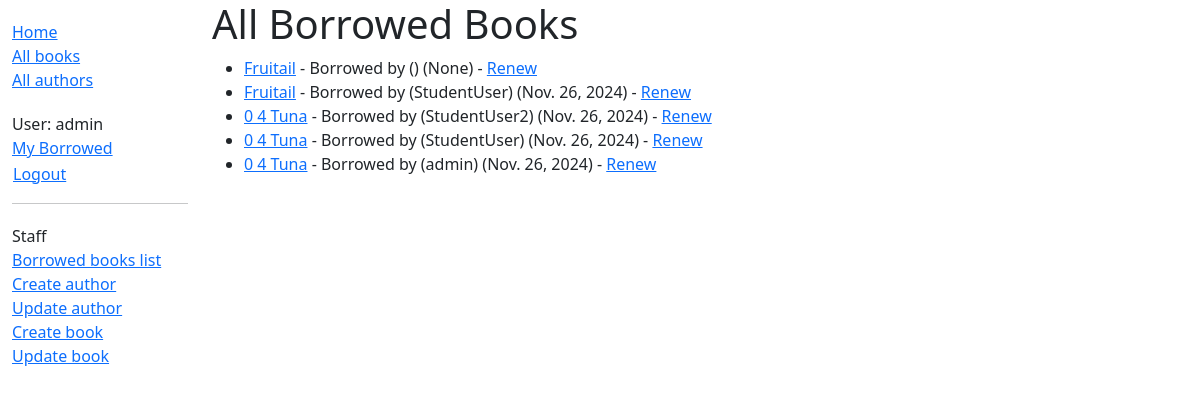
The page /catalog/loaned/ (signed in) on the database its author committed.
### catalog/models.py (models this page shows, shortened)
class BookInstance(models.Model):
    id = models.UUIDField(primary_key=True, default=uuid.uuid4,
                          help_text="Unique ID for this particular book across whole library")
    book = models.ForeignKey('Book', on_delete=models.RESTRICT, null=True)
    imprint = models.CharField(max_length=200)
    due_back = models.DateField(null=True, blank=True)
    borrower = models.ForeignKey(settings.AUTH_USER_MODEL, on_delete=models.SET_NULL, null=True, blank=True)
    LOAN_STATUS = (
        ('m', 'Maintenance'),
        ('o', 'On loan'),
        ('a', 'Available'),
        ('r', 'Reserved'),
    )
    status = models.CharField(
        max_length=1,
        choices=LOAN_STATUS,
        blank=True,
        default='m',
        help_text='Book availability',
    )
    class Meta:
        ordering = ['due_back']
        permissions = (("can_mark_returned", "Set book as returned"),)
    def display_status(self):
        """String representing the status of the book instance. in admin page"""
        return f'{self.status}'
    display_status.short_description = 'Status'
    def display_expected_return_date(self):
        """String representing the expected return date of the book instance. in admin page"""
        return f'{self.due_back}'
    display_expected_return_date.short_description = 'Due Back'
    @property
    def is_overdue(self):
        return bool(self.due_back and date.today() > self.due_back)

class Book(models.Model):
    title = models.CharField(max_length=200)
    author = models.ForeignKey('Author', on_delete=models.RESTRICT, null=True)
    summary = models.TextField(
        max_length=1000, help_text="Enter a brief description of the book")
    isbn = models.CharField('ISBN', max_length=13,
                            unique=True,
                            help_text='13 Character <a href=\
                                "https://www.isbn-international.org/content/what-isbn'
                                      '">ISBN number</a>')
    genre = models.ManyToManyField(
        Genre, help_text="Select a genre for this book")
    def display_genre(self):
        """Create a string for the Genre. This is required to display genre in Admin."""
        return ', '.join(genre.name for genre in self.genre.all()[:3])
    display_genre.short_description = 'Genre'

### catalog/views.py (the view)
# urls.py: path('loaned/', views.LibrariansView.as_view(), name='all-borrowed'),  # Added for challenge
class LibrariansView(LoginRequiredMixin, PermissionRequiredMixin, generic.ListView):
    model = BookInstance
    template_name = 'catalog/librarian_view.html'
    paginate_by = 10
    permission_required = 'catalog.can_mark_returned'
    def get_queryset(self):
        return BookInstance.objects.filter(status__exact='o').order_by('due_back')

### catalog/templates/catalog/librarian_view.html
{% extends "base_generic.html" %}
{% block content %}
  <h1>All Borrowed Books</h1>
  {% if bookinstance_list %}
    <ul>
      {% for book_instance in bookinstance_list %}
        <li class="{% if book_instance.is_overdue %}text-danger{% endif %}">
          <a href="{% url 'book-detail' book_instance.book.pk %}">{{ book_instance.book.title }}</a> - Borrowed by {{ book_instance.borrower.get_full_name }} ({{ book_instance.borrower.username }}) ({{ book_instance.due_back }})
          {% if perms.catalog.can_mark_returned %}
          - <a href="{% url 'renew-book-librarian' pk=book_instance.id %}">Renew</a>{% endif %}
        </li>
      {% endfor %}
    </ul>
  {% else %}
    <p>No books are currently borrowed.</p>
  {% endif %}
{% endblock %}

### catalog/templates/base_generic.html (shortened to what this page needs)
<!DOCTYPE html>
<html lang="en">
  <head>
    <link
      href="https://cdn.jsdelivr.net/npm/bootstrap@5.3.3/dist/css/bootstrap.min.css"
      rel="stylesheet"
    />
    {% load static %}
    <link rel="stylesheet" href="{% static 'css/styles.css' %}" />
  </head>
  <body>
    <div class="container-fluid">
      <div class="row">
        <div class="col-sm-2">
          {% block sidebar %}
          <ul class="sidebar-nav">
            <li><a href="{% url 'index' %}">Home</a></li>
            <li><a href="{%url 'books' %}">All books</a></li>
            <li><a href="{%url 'authors'%}">All authors</a></li>
          </ul>
          <ul class="sidebar-nav">
            {% if user.is_authenticated %}
            <li>User: {{ user.get_username }}</li>
            <li><a href="{% url 'my-borrowed' %}">My Borrowed</a></li>
            <li>
              <form id="logout-form" method="post" action="{% url 'logout' %}">
                <button type="submit" class="btn btn-link">Logout</button>
              </form>
            </li>
            {%else%}
            <li><a href="{% url 'login' %}?next={{ request.path }}">Login</a></li>
            {% endif %}
          </ul>
          {% if user.is_staff%}
          <hr>
          <ul class="sidebar-nav">
            <li>Staff</li>
            <li><a href="{% url 'all-borrowed' %}">Borrowed books list</a></li>
            {% if perms.catalog.add_author %}
            <li><a href="{% url 'author-create' %}">Create author</a></li>
            {% endif %}
            {% if perms.catalog.change_author %}
            <li><a href="{% url 'authors'%}">Update author</a></li>
            {% endif %}
            {% if perms.catalog.add_book %}
            <li><a href="{% url 'book-create' %}">Create book</a></li>
            {% endif %}
            {% if perms.catalog.change_book %}
            <li><a href="{% url 'books'%}">Update book</a></li>
            {% endif %}
          </ul>
            {% endif %}
          {% endblock %}
        </div>
        <div class="col-sm-10">{% block content %}{% endblock %}
        </div>
      </div>
    </div>
  </body>
</html>

### catalog/static/css/styles.css (style rules this page uses)
.sidebar-nav { margin-top: 20px; padding: 0; list-style: none; }
#logout-form { display: inline; }
#logout-form button { padding: 0; margin: 0; }

### rows shown on the page
BookInstance: book "Fruitail", due_back "None"
BookInstance: book "Fruitail", borrower.username "StudentUser", due_back "Nov. 26, 2024"
BookInstance: book "0 4 Tuna", borrower.username "StudentUser2", due_back "Nov. 26, 2024"
BookInstance: book "0 4 Tuna", borrower.username "StudentUser", due_back "Nov. 26, 2024"
BookInstance: book "0 4 Tuna", borrower.username "admin", due_back "Nov. 26, 2024"

### other values the page prints
{{ user.get_username }} "admin"
